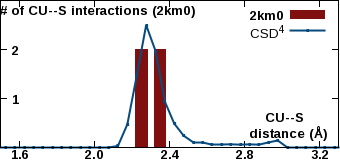

This chart was generated by the following gnuplot code:
set encoding iso_8859_1
set terminal pngcairo transparent enhanced size 340, 160 font "Arial Bold,10"
set output "/var/www/html/csgid/app/webroot/neighborhood_temp/2km0/CU--S.png"
set lmargin at screen 0.00
set bmargin at screen 0.08
set rmargin at screen 0.995
set tmargin at screen 1.00
set xrange [1.5:3.3]
set format x "%3.1f"
set xtics 1.6,0.4,3.2
set xtics offset 0,graph 0.065
set yrange [0:2022]
unset ytics
set y2range [0:3]
set y2tics 1,1,2
set y2tics offset -49,graph 0.00
set y2tics mirror
set view 80,45
set key top right
set boxwidth 0.06
set style fill solid 1.0
set xlabel "CU--S \n distance (\305)" offset 17,4.4
set y2label "# of CU--S interactions (2km0)" offset -40,4 rotate by 0
plot "-" using ($1+0.05):2 with boxes lc rgb "#801010" axis x1y2 title "2km0", \
     "/var/www/html/csgid/app/webroot/neighborhood_temp/csd_metal_distances/CU--S.csv" using ($1+0.025):2 with linespoints linewidth 2 pointtype 7 pointsize 0.2 lc rgb "#074a7e" title "CSD^{4}" axis x1y1
2.2	2
2.3	2
e
